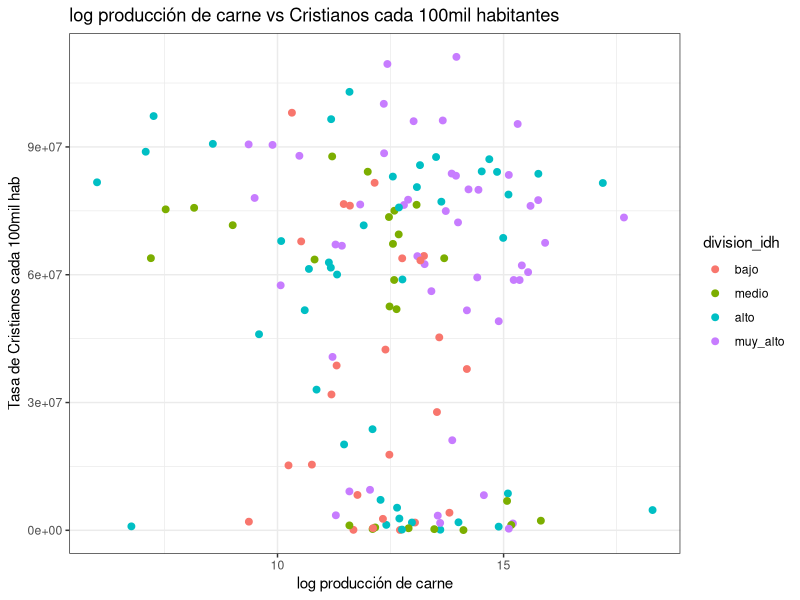
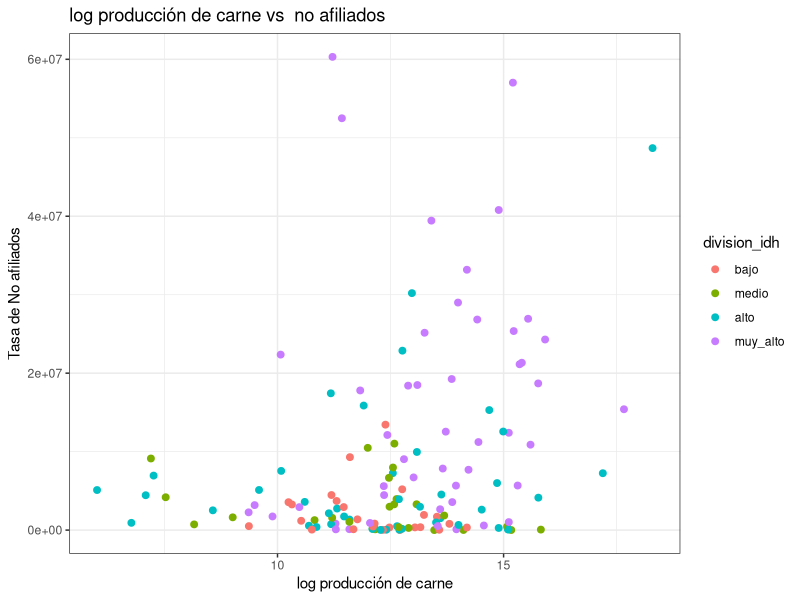
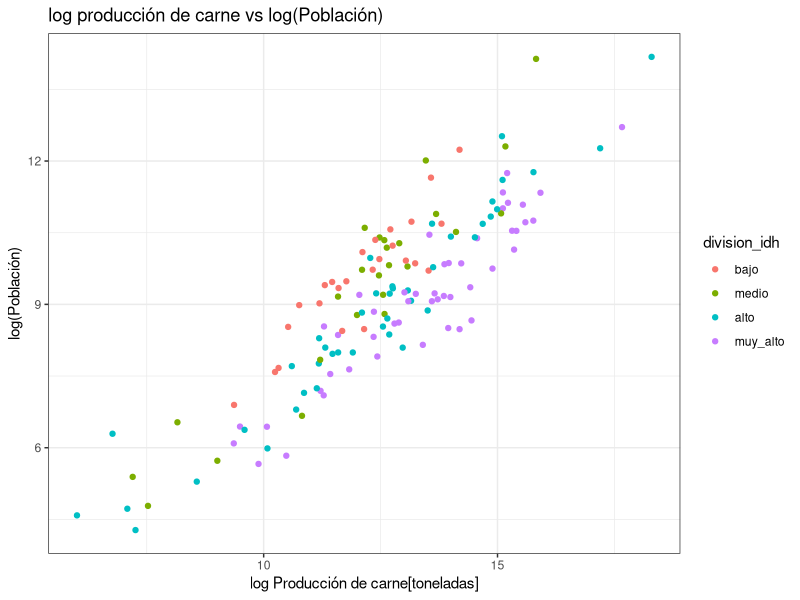
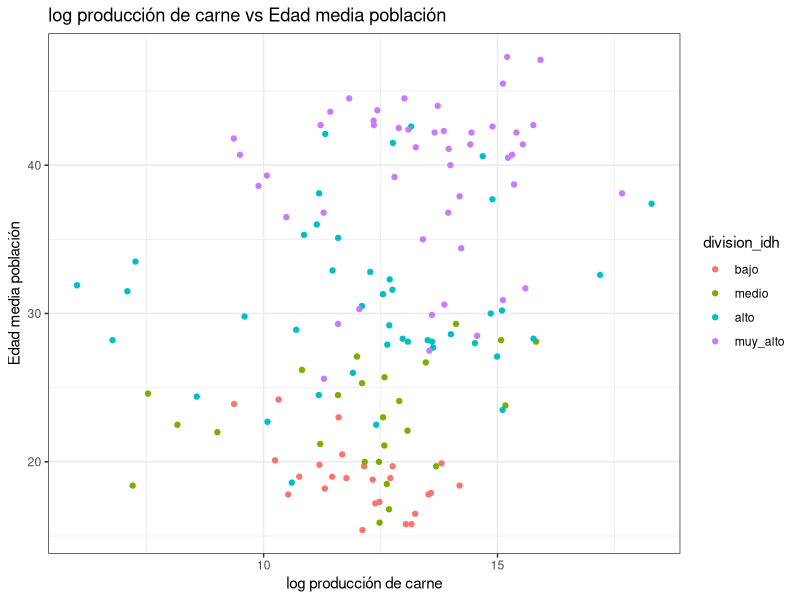
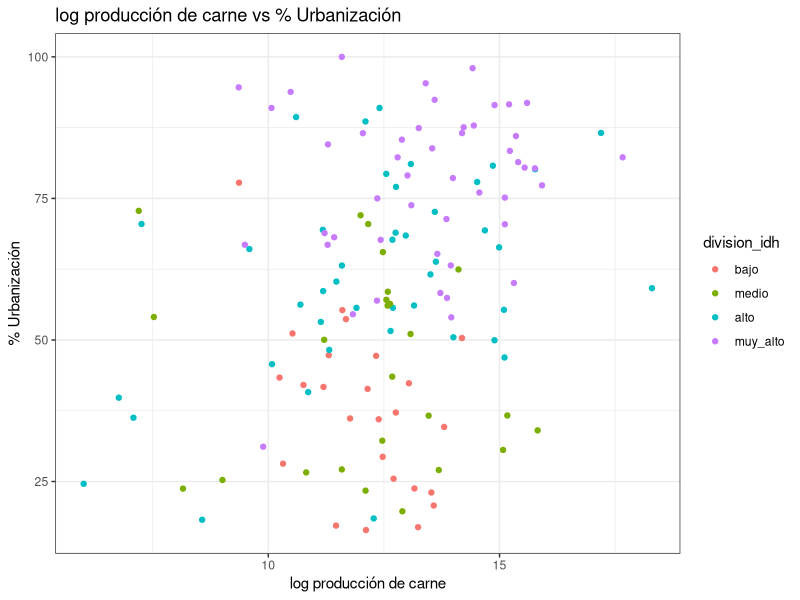

Here is the R script that generated these plots, in order: (Note: this script raises an error after producing the figures.)
## ---- chunk 1
library(ggplot2)
library(dplyr)
## ---- chunk 2
meat_supply <- read.csv("data/meat-supply-per-person.csv", check.names = FALSE)
gdp_data <- read.csv("data/gdp-per-person.csv")
population <- read.csv("data/population-by-country.csv")
population_age <- read.csv("data/median-age-country.csv", check.names = FALSE)
religion_data <- read.csv("data/religion-by-country.csv")
urban_pop <- read.csv("data/urban-population.csv",sep = ",",check.names = FALSE, encoding ="UTF-8")
beef_data <- read.csv("data/beef_production.csv",sep = ",",check.names = FALSE, encoding ="UTF-8")
meat_production_data <- read.csv("data/meat-production-tonnes.csv",sep = ",",check.names = FALSE, encoding ="UTF-8")
idh_data <- read.csv("data/idh_world.csv",sep = ",",check.names = FALSE, encoding ="UTF-8")
## ---- chunk 3
colnames(beef_data)[4] <- "beef_production"
colnames(beef_data)[1] <- "Pais"
colnames(meat_production_data)[4] <- "meat_production_tonnes"
colnames(meat_production_data)[1] <- "Pais"
## ---- chunk 4
beef_production_2018 <- beef_data %>% filter(Year==2018) %>% select(Pais, beef_production)
meat_production_2018 <- meat_production_data %>% filter(Year==2018) %>% select(Pais, meat_production_tonnes)
## ---- chunk 5
#Del dataset population seleccionamos sólo la poblacion 2020
colnames(meat_supply)[4] <- "Meat_kg_yr"
meat_supply_per_capita <- meat_supply %>% select(Entity, Year, Meat_kg_yr) %>% filter(Year == 2017)
meat_supply_per_capita <- subset(meat_supply_per_capita, select = -Year)
colnames(meat_supply_per_capita)[2] <- "Meat_kg_2017"
colnames(meat_supply_per_capita)[1] <- "Pais"

gdp <- gdp_data %>% select(country, gdpPerCapita, pop)
colnames(gdp)[1] <- "Pais"

colnames(population_age)[1] <- "Pais"
pop_age <- population_age %>% select(Pais, pop2020, MedianAge)

pop <- population %>% select(name,pop2020)
colnames(pop)[1] <- "Pais"
colnames(urban_pop)[1] <- "Pais"
urban_2018 <- urban_pop %>% select(Pais,"2018")
colnames(urban_2018)[2] <- "urb2018"

colnames(religion_data)[1] <- "Pais"

#Christians by 100.000 habitants

religion_data$christians_100 <- religion_data$chistians/religion_data$pop2020*100000
christians_100 <- religion_data %>% select(Pais, christians_100)
religion_data$unaffiliated_100 <- religion_data$unaffiliated/religion_data$pop2020*100000

#Arreglo del IDH
colnames(idh_data)[2] <- "Pais"
#Ordenamos los datos de idh y seleccionamos sólo las columnas que nos aportan información sobre cada país
idh_data <- idh_data[order(idh_data$`HDI Rank (2018)`),][24:nrow(idh_data),]
#Filtramos el IDH sólo para el año 2018
idh <- idh_data %>% select(Pais, "2018")
idh$`2018` <- as.numeric(as.character(idh_data$`2018`))
idh <- idh[order(idh$`2018`,decreasing = TRUE),]
idh$division_idh <- cut(idh$`2018`, breaks=c(0,0.549,0.700, 0.801, 1), labels=c("bajo","medio","alto","muy_alto"))
colnames(idh)[2] <- "idh_2018"

## ---- chunk 6
data_1 <- merge(pop_age, meat_supply_per_capita, by = "Pais", all.x = TRUE)
data_2 <- merge(data_1, meat_production_2018, by = "Pais", all.x = TRUE)
data_3 <- merge(data_2, urban_2018, by = "Pais", all.x = TRUE)
data_4 <- merge(data_3, select(gdp,Pais,gdpPerCapita), by = "Pais", all.x = TRUE)
data_5 <- merge(data_4, idh, by = "Pais", all.x = TRUE)
data <- merge(data_5, select(religion_data,Pais,christians_100,unaffiliated_100), by = "Pais", all.x = TRUE)
#data$meat_production_per_capita <- data$meat_production_tonnes/data$pop2020
#data$unaffiliated_100 <- data$unaffiliated/data$pop2020*100000
data <- na.omit(data)
## ---- chunk 7
dataxd <- na.omit(data) %>% select(pop2020, MedianAge, Meat_kg_2017,gdpPerCapita)
cor(dataxd)
## ---- chunk 8
library(ggplot2)

p1 <- data %>% ggplot(aes(x = log(meat_production_tonnes) , y = christians_100, colour = division_idh)) + 
  geom_point(size = 2) + 
  labs(title="log producción de carne vs Cristianos cada 100mil habitantes", x = "log producción de carne", y="Tasa de Cristianos cada 100mil hab")+ theme_bw()
p1
## ---- chunk 9
data %>% ggplot(aes(x = log(meat_production_tonnes) , y = unaffiliated_100, colour = division_idh)) + 
  geom_point(size = 2) + 
  labs(title="log producción de carne vs  no afiliados", x = "log producción de carne", y="Tasa de No afiliados")+ theme_bw()

## ---- chunk 10
p2 <- data %>% ggplot(aes(x = log(meat_production_tonnes) , y = log(pop2020), colour = division_idh)) + 
  geom_point() + 
  labs(title="log producción de carne vs log(Población)", x = "log Producción de carne[toneladas]", y="log(Población)") + 
  theme_bw()
p2
## ---- chunk 11
p3 <- data %>% ggplot(aes(x = log(meat_production_tonnes) , y = MedianAge, colour = division_idh )) + 
  geom_point() + 
  labs(title="log producción de carne vs Edad media población", x = "log producción de carne", y="Edad media población")+ 
  theme_bw()
p3
## ---- chunk 12
p4 <- data %>% ggplot(aes(x = log(meat_production_tonnes) , y = urb2018, colour = division_idh)) + 
  geom_point() + 
  labs(title="log producción de carne vs % Urbanización", x = "log producción de carne", y="% Urbanización") + 
  theme_bw()
p4
## ---- chunk 13
p5 <- data %>% ggplot(aes(x = log(meat_production_per_capita), y = gdpPerCapita, colour = division_idh)) + 
  geom_point() + 
  labs(title="log Producción de carne per cápita vs PIB per cápita", x = "Producción de carne per cápita", y="PIB per cápita") + 
  theme_bw()
p5
## ---- chunk 14
#ggplot(na.omit(data), aes(x = Meat_kg_2017 , y = reorder(Pais, Meat_kg_2017))) + 
#  geom_bar(stat = "identity") + 
#  labs(title="Pais vs consumo de carne per cápita al año 2017", x = "Consumo de carne per cápita al año 2017", y="País") + 
#  theme_bw()  
  #+coord_cartesian(xlim = c(0, 100), ylim = c(10, 20))

## ---- chunk 15
ggplot(data, aes(x = division_idh , y = log(meat_production_tonnes) )) + 
  geom_boxplot() + 
  labs(title="Boxplot división IDH", x = "División IDH", y="Producción de carne[toneladas]") + 
  theme_bw()  
  #+coord_cartesian(xlim = c(0, 100), ylim = c(10, 20))
